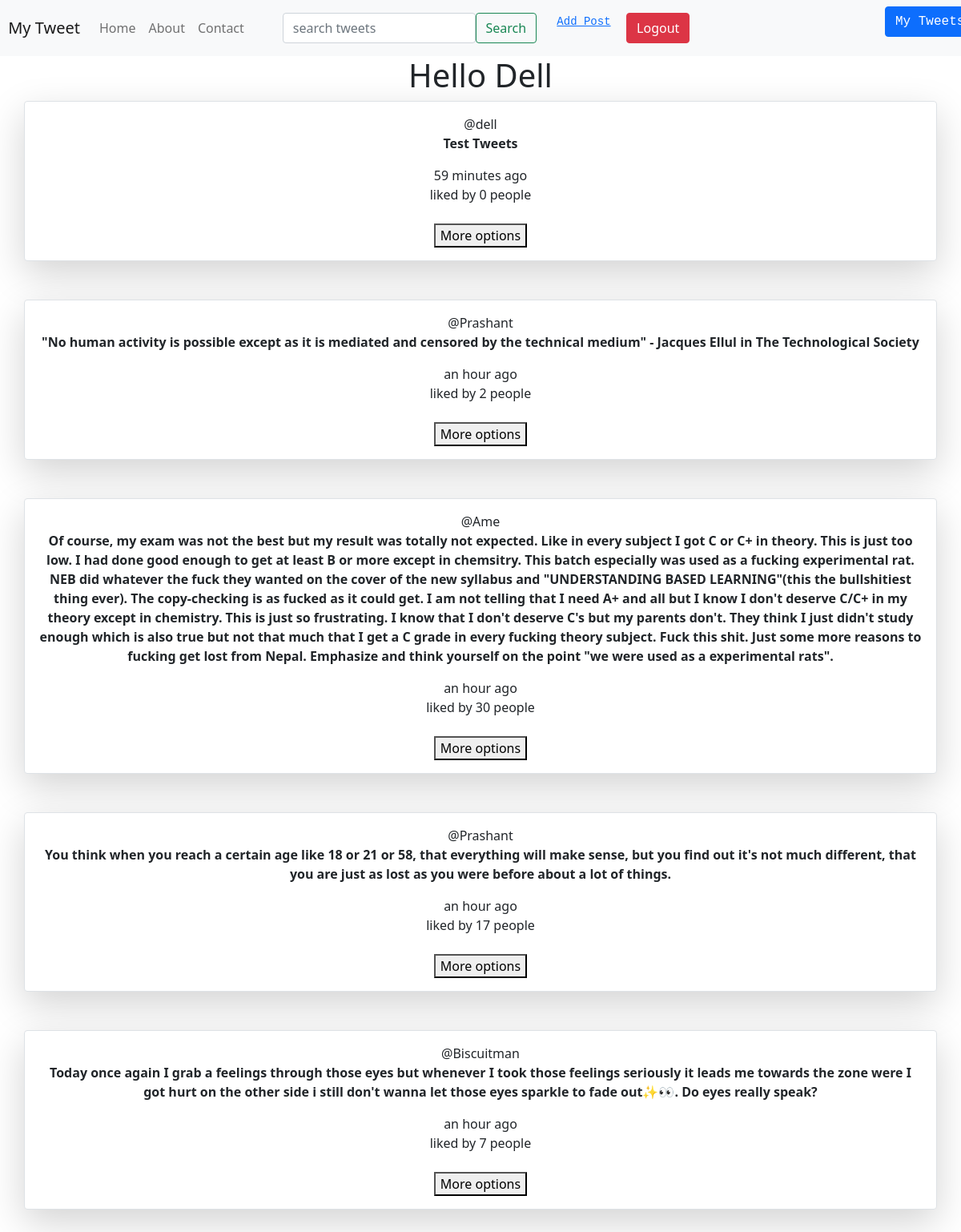
The app's page / (signed in) with its own data.
### smwapp/models.py (models this page shows, shortened)
class post(models.Model):
    user = models.ForeignKey(User, on_delete=models.CASCADE)
    status = models.TextField()
    no_of_likes = models.IntegerField(default=0)
    posted_date = models.DateTimeField(auto_now_add=True,null=True)
    slug = AutoSlugField(populate_from = 'status', unique = True, null = True)

### smwapp/views.py (the view)
# urls.py: path('', views.home_view, name = "home"),
@login_required(login_url='loginpage')
def home_view(request):
    items = post.objects.all()
    qwery = request.GET.get('qwery')
    if qwery != None:
        items= post.objects.filter(status__icontains = qwery)
    items = list(items)
    shuffle(items)
    data = {
        'posts' : items
    }
    return render(request, "home.html", data)

### smwapp/templates/home.html (shortened to what this page needs)
{% extends 'base.html' %}
    {% block content %}
    <center>
<h1>Hello {{request.user | title}}</h1>
{% load humanize %}
{% for i in posts %}
  <div class="container border shadow-lg p-3 mb-5 bg-white rounded">
        @{{i.user}}
       <b> <p> {{i.status}}</p></b>
        {{i.posted_date | naturaltime}} <br>
       liked by {{i.no_of_likes}} people
        <br><br>
        <button data-bs-toggle="collapse" data-bs-target="#demo">More options</button>
    </div>
{% endfor %}
</center>
    {% endblock content %}

### records on screen
post: user "dell", status "Test Tweets", posted_date "59 minutes ago", no_of_likes "0"
post: user "Prashant", status "\"No human activity is possible except as it is mediated and censored by the technical medium\" - Jacques Ellul in The Technological Society", posted_date "an hour ago", no_of_likes "2"
post: user "Ame", status "Of course, my exam was not the best but my result was totally not expected. Like in every subject I got C or C+ in theory. This is just too low. I had done good enough to get at least B or more except in chemsitry. This batch especially was used as a fucking experimental rat. NEB did whatever the fuck they wanted on the cover of the new syllabus and \"UNDERSTANDING BASED LEARNING\"(this the bullshitiest thing ever). The copy-checking is as fucked as it could get. I am not telling that I need A+ and all but I know I don't deserve C/C+ in my theory except in chemistry. This is just so frustrating. I know that I don't deserve C's but my parents don't. They think I just didn't study enough which…", posted_date "an hour ago", no_of_likes "30"
post: user "Prashant", status "You think when you reach a certain age like 18 or 21 or 58, that everything will make sense, but you find out it's not much different, that you are just as lost as you were before about a lot of things.", posted_date "an hour ago", no_of_likes "17"
post: user "Biscuitman", status "Today once again I grab a feelings through those eyes but whenever I took those feelings seriously it leads me towards the zone were I got hurt on the other side i still don't wanna let those eyes sparkle to fade out✨👀. Do eyes really speak?", posted_date "an hour ago", no_of_likes "7"

### other values on screen
{{ request.user | title }} "Dell"
